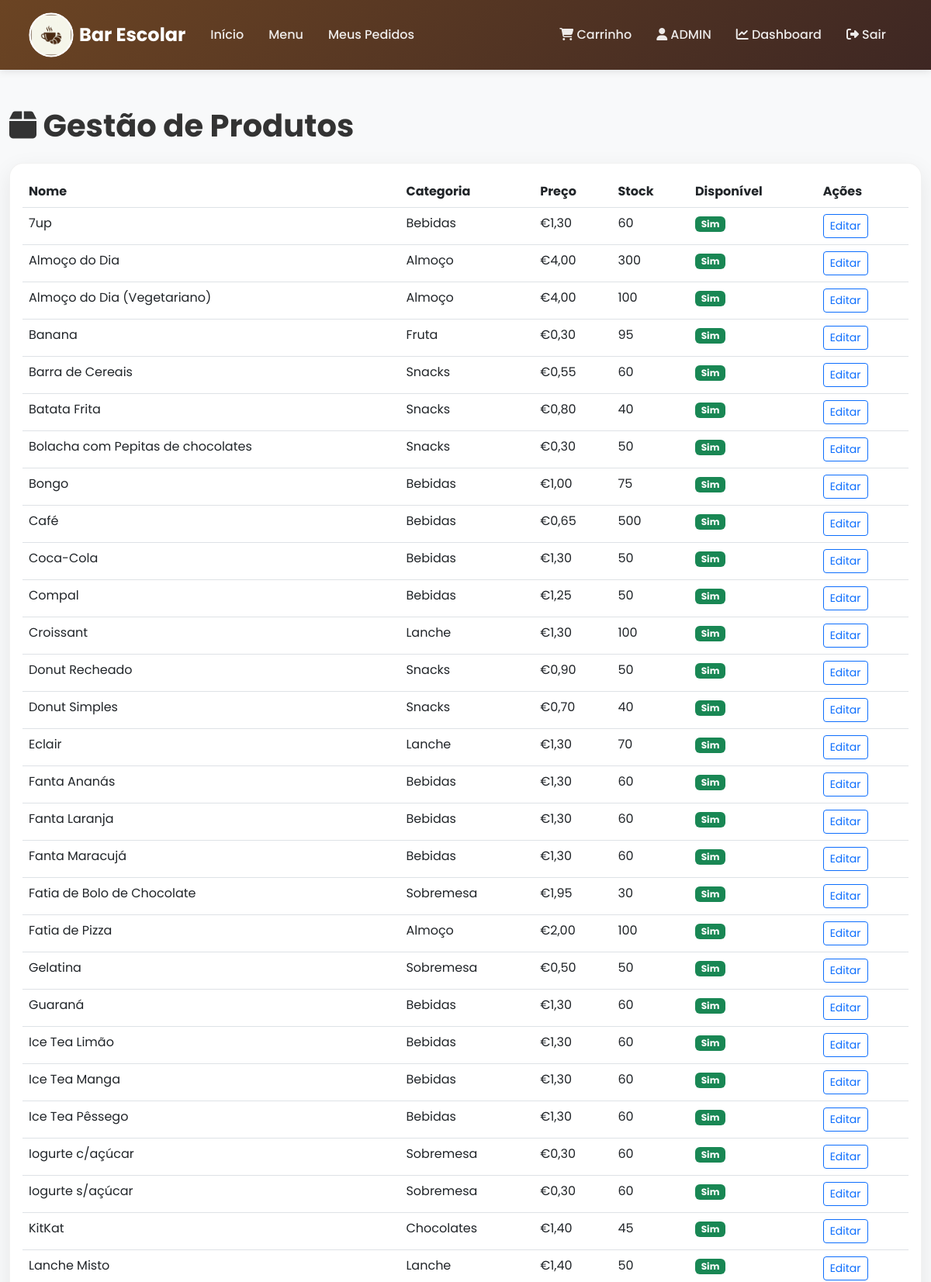
Page /dashboard/products/ (signed in, upper part) on the committed database.
### bar_app/models.py (models this page shows, shortened)
class User(AbstractUser):
    USER_TYPE_CHOICES = (
        ('student', 'Aluno'),
        ('teacher', 'Professor'),
        ('staff', 'Funcionário'),
        ('admin', 'Administrador'),
    )
    user_type = models.CharField(max_length=20, choices=USER_TYPE_CHOICES, default='student', verbose_name='Tipo de Utilizador')
    phone = models.CharField(max_length=15, blank=True, verbose_name='Telemóvel')
    photo = models.ImageField(upload_to='users/', blank=True, null=True, verbose_name='Foto')
    balance = models.DecimalField(max_digits=10, decimal_places=2, default=0, verbose_name='Saldo')
    created_at = models.DateTimeField(default=timezone.now, verbose_name='Criado em')
    updated_at = models.DateTimeField(auto_now=True, verbose_name='Atualizado em')
    escalao = models.CharField(max_length=10, choices=ESCALAO_CHOICES, default='none', verbose_name='Escalão ASE')
    allergens = models.CharField(max_length=255, blank=True, default='', verbose_name='Alérgenos / Restrições', help_text='Alérgenos separados por vírgula (ex: Glúten, Lactose)')
    turma = models.CharField(max_length=10, blank=True, verbose_name='Turma', help_text='Turma do utilizador (ex: 12PI)')
    groups = models.ManyToManyField(
        'auth.Group',
        related_name='custom_user_groups',
        blank=True,
        help_text='The groups this user belongs to.'
    )
    user_permissions = models.ManyToManyField(
        'auth.Permission',
        related_name='custom_user_permissions',
        blank=True,
        help_text='Specific permissions for this user.'
    )
    class Meta:
        verbose_name = 'Utilizador'
        verbose_name_plural = 'Utilizadores'
        ordering = ['username']
    email_verified = models.BooleanField(default=False)
    """Flag usada para saber se o e‑mail já foi confirmado pelo utilizador."""

class Product(models.Model):
    name = models.CharField(max_length=200, verbose_name='Nome')
    description = models.TextField(blank=True, verbose_name='Descrição')
    allergens = models.CharField(max_length=200, blank=True, help_text="Ex: Glúten, Lactose, Frutos Secos", verbose_name='Alergéneos')
    category = models.ForeignKey(Category, on_delete=models.SET_NULL, null=True, related_name='products', verbose_name='Categoria')
    price = models.DecimalField(max_digits=8, decimal_places=2, validators=[MinValueValidator(Decimal('0.01'))], verbose_name='Preço de Venda')
    purchase_price = models.DecimalField(max_digits=8, decimal_places=2, null=True, blank=True, validators=[MinValueValidator(Decimal('0.00'))], verbose_name='Preço de Custo', help_text="Preço pago pelo bar ao fornecedor")
    image = models.ImageField(upload_to='products/', blank=True, null=True, verbose_name='Imagem')
    stock = models.IntegerField(default=0, validators=[MinValueValidator(0)], verbose_name='Stock Atual')
    min_stock = models.IntegerField(default=10, validators=[MinValueValidator(0)], verbose_name='Stock Mínimo')
    expiration_date = models.DateField(blank=True, null=True, help_text="Data de validade do lote atual", verbose_name='Data de Validade')
    is_available = models.BooleanField(default=True, verbose_name='Disponível')
    created_at = models.DateTimeField(default=timezone.now, verbose_name='Criado em')
    updated_at = models.DateTimeField(auto_now=True, verbose_name='Atualizado em')
    class Meta:
        verbose_name = 'Produto'
        verbose_name_plural = 'Produtos'
        ordering = ['category', 'name']

class Category(models.Model):
    name = models.CharField(max_length=100, unique=True, verbose_name='Nome')
    description = models.TextField(blank=True, verbose_name='Descrição')
    image = models.ImageField(upload_to='categories/', blank=True, null=True, verbose_name='Imagem')
    is_active = models.BooleanField(default=True, verbose_name='Ativo')
    class Meta:
        verbose_name = 'Categoria'
        verbose_name_plural = 'Categorias'
        ordering = ['name']

### bar_app/views/dashboard.py (the view)
# urls.py: path('dashboard/products/', views.manage_products, name='manage_products'),
@login_required
@user_passes_test(is_staff_user)
def manage_products(request):
    products = Product.objects.all().order_by('name')
    categories = Category.objects.filter(is_active=True)
    return render(request, 'bar_app/dashboard/products.html', {
        'products': products,
        'categories': categories
    })

### bar_app/views/auth.py (called while the page is built)
def is_staff_user(user):
    return user.is_staff or user.user_type in ['admin', 'staff']

### templates/bar_app/dashboard/products.html (shortened to what this page needs)
{% extends 'base.html' %}
{% block content %}
<div class="container-fluid py-5">
    <h1 class="mb-4 fw-bold"><i class="fas fa-box"></i> Gestão de Produtos</h1>
    <div class="card">
        <div class="card-body">
            <div class="table-responsive">
                <table class="table table-hover">
                    <thead>
                        <tr>
                            <th>Nome</th>
                            <th>Categoria</th>
                            <th>Preço</th>
                            <th>Stock</th>
                            <th>Disponível</th>
                            <th>Ações</th>
                        </tr>
                    </thead>
                    <tbody>
                        {% for product in products %}
                        <tr>
                            <td>{{ product.name }}</td>
                            <td>{{ product.category.name }}</td>
                            <td>€{{ product.price }}</td>
                            <td>
                                <span class="{% if product.stock <= product.min_stock %}text-danger fw-bold{% endif %}">
                                    {{ product.stock }}
                                </span>
                            </td>
                            <td>
                                {% if product.is_available %}
                                <span class="badge bg-success">Sim</span>
                                {% else %}
                                <span class="badge bg-danger">Não</span>
                                {% endif %}
                            </td>
                            <td>
                                <a href="/admin/bar_app/product/{{ product.id }}/change/" target="_blank" class="btn btn-sm btn-outline-primary">
                                    Editar
                                </a>
                            </td>
                        </tr>
                        {% empty %}
                        <tr>
                            <td colspan="6" class="text-center">Nenhum produto encontrado</td>
                        </tr>
                        {% endfor %}
                    </tbody>
                </table>
            </div>
        </div>
    </div>
</div>
{% endblock %}

### templates/base.html (shortened to what this page needs)
<!DOCTYPE html>
{% load static %}
<html lang="pt">
<head>
    <link href="https://cdn.jsdelivr.net/npm/bootstrap@5.3.0/dist/css/bootstrap.min.css" rel="stylesheet">
    <link rel="stylesheet" href="https://cdnjs.cloudflare.com/ajax/libs/font-awesome/6.4.0/css/all.min.css">
    <link rel="stylesheet" href="{% static 'css/main.css' %}">
</head>
<body>
    <nav class="navbar navbar-expand-lg navbar-dark">
        <div class="container">
            <a class="navbar-brand" href="{% url 'bar_app:home' %}">
                <img src="{% static 'images/logo.png' %}" alt="Logo">
                Bar Escolar
            </a>
            <div class="collapse navbar-collapse" id="navbarNav">
                <ul class="navbar-nav me-auto">
                    <li class="nav-item">
                        <a class="nav-link" href="{% url 'bar_app:home' %}">Início</a>
                    </li>
                    <li class="nav-item">
                        <a class="nav-link" href="{% url 'bar_app:menu' %}">Menu</a>
                    </li>
                    {% if user.is_authenticated %}
                    <li class="nav-item">
                        <a class="nav-link" href="{% url 'bar_app:order_list' %}">Meus Pedidos</a>
                    </li>
                    {% endif %}
                </ul>
                <ul class="navbar-nav">
                    {% if user.is_authenticated %}
                    <li class="nav-item">
                        <a class="nav-link" href="{% url 'bar_app:cart' %}" style="position: relative;">
                            <i class="fas fa-shopping-cart"></i> Carrinho
                        </a>
                    </li>
                    <li class="nav-item">
                        <a class="nav-link" href="{% url 'bar_app:profile' %}">
                            <i class="fas fa-user"></i> {{ user.username }}
                        </a>
                    </li>
                    {% if user.is_staff or user.user_type in 'admin,staff' %}
                    <li class="nav-item">
                        <a class="nav-link" href="{% url 'bar_app:dashboard' %}">
                            <i class="fas fa-chart-line"></i> Dashboard
                        </a>
                    </li>
                    {% endif %}
                    <li class="nav-item">
                        <a class="nav-link" href="{% url 'bar_app:logout' %}">
                            <i class="fas fa-sign-out-alt"></i> Sair
                        </a>
                    </li>
                    {% else %}
                    <li class="nav-item">
                        <a class="nav-link" href="{% url 'bar_app:login' %}">
                            <i class="fas fa-sign-in-alt"></i> Entrar
                        </a>
                    </li>
                    {% endif %}
                </ul>
            </div>
        </div>
    </nav>
    {% block content %}{% endblock %}
</body>
</html>

### static/css/main.css (style rules this page uses)
:root { --bg-color: #f8f9fa; --text-color: #333; --card-bg: #fff; --nav-bg: linear-gradient(135deg, #6B4423 0%, #3E2723 100%); --hero-bg: linear-gradient(135deg, #6B4423 0%, #3E2723 100%); --footer-bg: #2c1810; --input-bg: #fff; --input-border: #ccc; --input-text: #333; --table-border: #dee2e6; --table-color: #212529; --table-hover: rgba(0,0,0,.075); --focus-outline: #6B4423; --focus-shadow: 0 0 0 3px rgba(107, 68, 35, 0.25); }
body { font-family: 'Poppins', sans-serif; background-color: var(--bg-color); color: var(--text-color); transition: background-color 0.3s, color 0.3s; }
.navbar { background: var(--nav-bg); padding: 1rem 0; box-shadow: 0 2px 10px rgba(0,0,0,0.1); position: sticky; top: 0; z-index: 1000; }
.navbar-brand { font-size: 1.5rem; font-weight: 700; color: #fff !important; display: flex; align-items: center; }
.navbar-brand img { height: 48px; width: 48px; object-fit: cover; background: white; padding: 0; margin-right: 12px; border-radius: 50%; overflow: hidden; clip-path: circle(50%); border: 2px solid #fff; transform: scale(1.2); transition: transform 0.3s ease; }
.navbar-nav .nav-link { color: rgba(255,255,255,0.9) !important; margin: 0 0.5rem; font-weight: 500; transition: all 0.3s; }
.card { background-color: var(--card-bg); color: var(--text-color); border: 1px solid rgba(0,0,0,0.05); border-radius: 18px; box-shadow: 0 10px 30px rgba(0,0,0,0.08); transition: all 0.4s cubic-bezier(0.165, 0.84, 0.44, 1); overflow: hidden; }
.table { color: var(--table-color); border-color: var(--table-border); }

### rows in the picture
User: username "ADMIN"
Product: name "7up", category.name "Bebidas", price "1,30", stock "60", is_available "Sim"
Product: name "Almoço do Dia", category.name "Almoço", price "4,00", stock "300", is_available "Sim"
Product: name "Almoço do Dia (Vegetariano)", category.name "Almoço", price "4,00", stock "100", is_available "Sim"
Product: name "Banana", category.name "Fruta", price "0,30", stock "95", is_available "Sim"
Product: name "Barra de Cereais", category.name "Snacks", price "0,55", stock "60", is_available "Sim"
Product: name "Batata Frita", category.name "Snacks", price "0,80", stock "40", is_available "Sim"
Product: name "Bolacha com Pepitas de chocolates", category.name "Snacks", price "0,30", stock "50", is_available "Sim"
Product: name "Bongo", category.name "Bebidas", price "1,00", stock "75", is_available "Sim"
Product: name "Café", category.name "Bebidas", price "0,65", stock "500", is_available "Sim"
Product: name "Coca-Cola", category.name "Bebidas", price "1,30", stock "50", is_available "Sim"
Product: name "Compal", category.name "Bebidas", price "1,25", stock "50", is_available "Sim"
Product: name "Croissant", category.name "Lanche", price "1,30", stock "100", is_available "Sim"
Product: name "Donut Recheado", category.name "Snacks", price "0,90", stock "50", is_available "Sim"
Product: name "Donut Simples", category.name "Snacks", price "0,70", stock "40", is_available "Sim"
Product: name "Eclair", category.name "Lanche", price "1,30", stock "70", is_available "Sim"
Product: name "Fanta Ananás", category.name "Bebidas", price "1,30", stock "60", is_available "Sim"
Product: name "Fanta Laranja", category.name "Bebidas", price "1,30", stock "60", is_available "Sim"
Product: name "Fanta Maracujá", category.name "Bebidas", price "1,30", stock "60", is_available "Sim"
Product: name "Fatia de Bolo de Chocolate", category.name "Sobremesa", price "1,95", stock "30", is_available "Sim"
Product: name "Fatia de Pizza", category.name "Almoço", price "2,00", stock "100", is_available "Sim"
Product: name "Gelatina", category.name "Sobremesa", price "0,50", stock "50", is_available "Sim"
Product: name "Guaraná", category.name "Bebidas", price "1,30", stock "60", is_available "Sim"
Product: name "Ice Tea Limão", category.name "Bebidas", price "1,30", stock "60", is_available "Sim"
Product: name "Ice Tea Manga", category.name "Bebidas", price "1,30", stock "60", is_available "Sim"
Product: name "Ice Tea Pêssego", category.name "Bebidas", price "1,30", stock "60", is_available "Sim"
Product: name "Iogurte c/açúcar", category.name "Sobremesa", price "0,30", stock "60", is_available "Sim"
Product: name "Iogurte s/açúcar", category.name "Sobremesa", price "0,30", stock "60", is_available "Sim"
Product: name "KitKat", category.name "Chocolates", price "1,40", stock "45", is_available "Sim"
Product: name "Lanche Misto", category.name "Lanche", price "1,40", stock "50", is_available "Sim"
